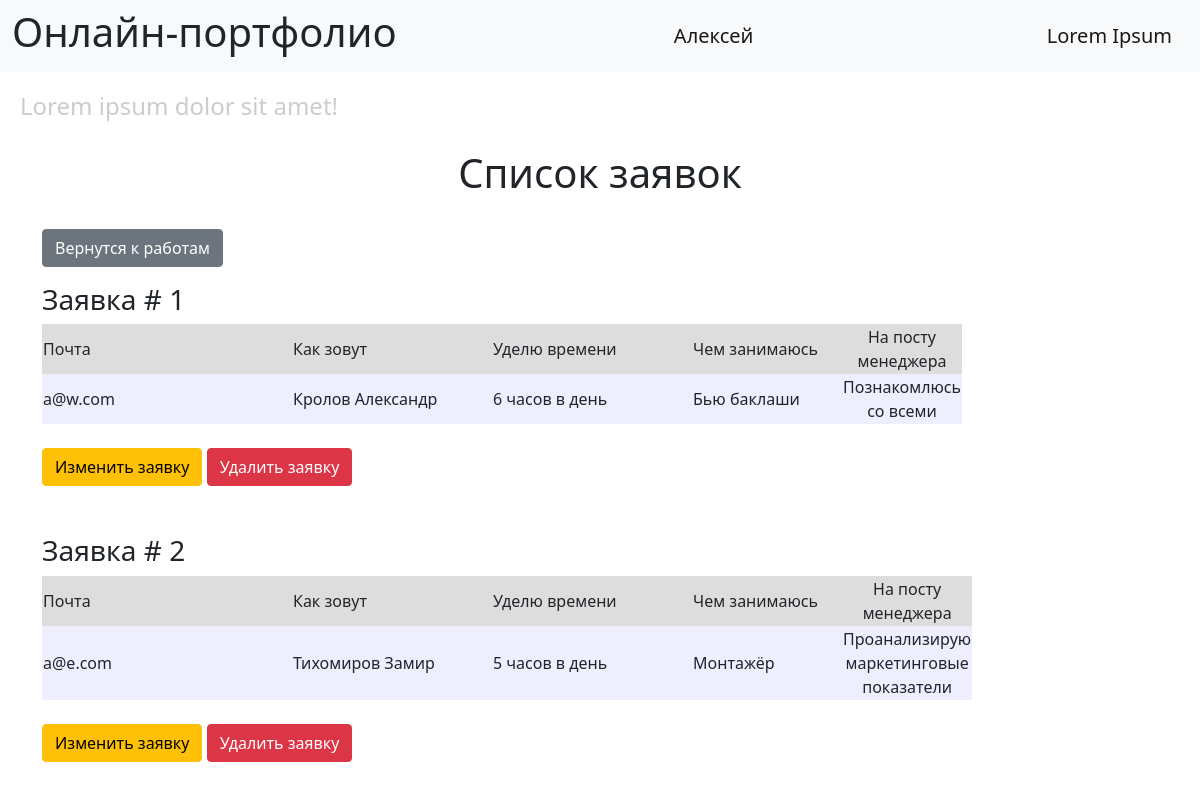
/applications (signed in), run on an earlier commit of the app's database.
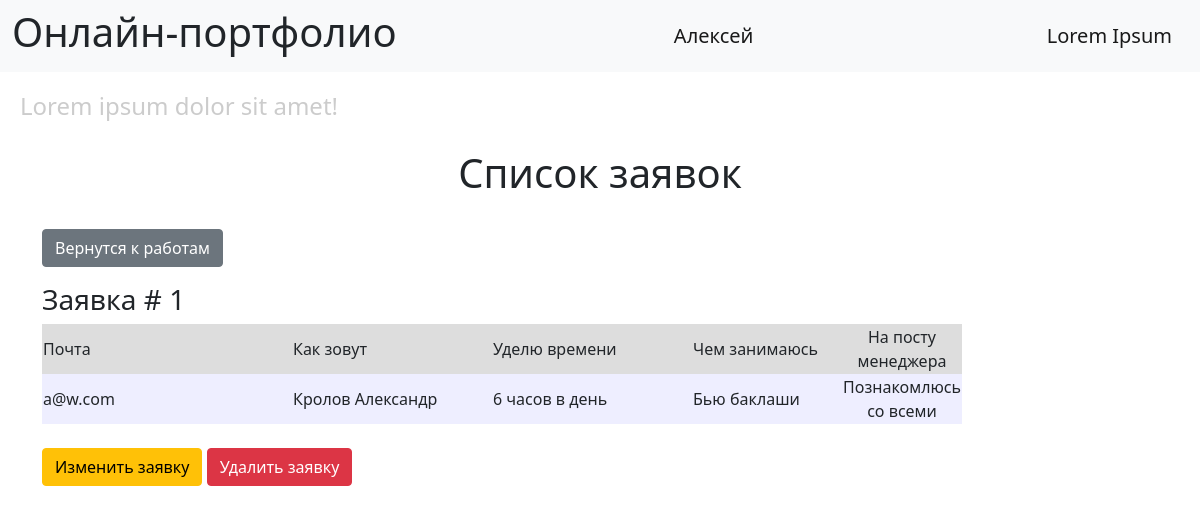
And on a later commit of the database.
### data/users.py (models this page shows, shortened)
class User(SqlAlchemyBase, UserMixin):
    __tablename__ = 'users'
    id = sa.Column(sa.Integer, primary_key=True, autoincrement=True)
    surname = sa.Column(sa.String)
    name = sa.Column(sa.String)
    age = sa.Column(sa.Integer)
    email = sa.Column(sa.String, unique=True)
    hashed_password = sa.Column(sa.String)
    is_admin = sa.Column(sa.Boolean)

### data/applications.py (models this page shows)
class Application(SqlAlchemyBase):
    __tablename__ = 'applications'
    id = sa.Column(sa.Integer, primary_key=True, autoincrement=True)
    user_id = sa.Column(sa.Integer, sa.ForeignKey('users.id'), unique=True)
    allocates_time = sa.Column(sa.String)
    what_doing = sa.Column(sa.String)
    self_actions = sa.Column(sa.String)

### main.py (the view)
@app.route("/applications")
def application_list():
    session = db_session.create_session()
    applications = session.query(Application).all()
    users = session.query(User).all()
    full_names = {user.id: f"{user.surname} {user.name}" for user in users}
    emails = {user.id: user.email for user in users}
    session.close()
    if current_user.is_admin:
        return render_template("applications.html",
                               applications=applications,
                               full_names=full_names,
                               emails=emails,
                               title='Список заявок')
    return redirect('/')

### data/db_session.py (called while the page is built)
def create_session() -> Session:
    global __factory
    return __factory()

### main.py (called while the page is built)
@login_manager.user_loader
def load_user(user_id):
    session = db_session.create_session()
    return session.get(User, user_id)

### templates/applications.html (shortened to what this page needs)
{% extends "base.html" %}
{% block content %}
<h1 align="center">Список заявок</h1>
{% if current_user.is_authenticated %}
    <br>
    <p align="justify">
    <a href="/" class="btn btn-secondary">Вернутся к работам</a>
{% endif %}
{% for application in applications %}
<h3>Заявка # {{ application.id }}</h3>
<div class="table_container">
    <table class="my_table">
        <tr class="my_row">
            <td class="title" width="250px" bgcolor="#dddddd">Почта</td>
            <td class="title" width="200px" bgcolor="#dddddd">Как зовут</td>
            <td class="title" width="200px" bgcolor="#dddddd">Уделю времени</td>
            <td class="title" width="150px" bgcolor="#dddddd">Чем занимаюсь</td>
            <td class="title" width="100px" bgcolor="#dddddd" align="center">На посту менеджера</td>
        </tr>
        <tr class="my_row">
            <td class="ordinary" bgcolor="#eeeeff">{{ emails[application.user_id] }}</td>
            <td class="ordinary" bgcolor="#eeeeff">{{ full_names[application.user_id] }}</td>
            <td class="ordinary" bgcolor="#eeeeff">{{ application.allocates_time }}</td>
            <td class="ordinary" bgcolor="#eeeeff">{{ application.what_doing }}</td>
            <td class="ordinary" bgcolor="#eeeeff" align="center">{{ application.self_actions }}</td>
        </tr>
    </table>
</div>
<br>
{% if current_user.is_authenticated and current_user.id == application.chief or current_user.id == 1  %}
<div>
    <a href="/edit-application/{{ application.id }}" class="btn btn-warning">Изменить заявку</a>
    <a href="/delete-application/{{ application.id }}" class="btn btn-danger">Удалить заявку</a>
</div>
<br><br>
{% endif %}
{% endfor %}
{% endblock %}

### templates/base.html (shortened to what this page needs)
<!doctype html>
<html lang="ru">
<head>
    <link href="https://cdn.jsdelivr.net/npm/bootstrap@5.1.3/dist/css/bootstrap.min.css"
          rel="stylesheet"
>
    <link rel="stylesheet" href="{{ url_for('static', filename='css/style.css') }}">
</head>
<body>
<header>
    <nav class="navbar navbar-light bg-light">
        <div class="container-fluid">
            <h1>Онлайн-портфолио</h1>
            {% if current_user.is_authenticated %}
                <a class="navbar-brand" href="/logout">{{ current_user.name }}</a>
            {% else %}
                <div>
                    <a class="btn btn-primary " href="/register">Зарегистрироваться</a>
                    <a class="btn btn-success" href="/login">Войти</a>
                </div>
            {% endif %}
            <a class="navbar-brand" href="/">Lorem Ipsum</a>
        </div>
    </nav>
    <h4>Lorem ipsum dolor sit amet!</h4>
</header>
<main role="main" class="container">
    {% block content %}{% endblock %}
</main>
</body>
</html>

### static/css/style.css (style rules this page uses)
h4 { color: #cccccc; padding: 20px; }

What changed in the data, as far as the page shows it:
removed Application: id "2", full_names "Тихомиров Замир", allocates_time "5 часов в день", what_doing "Монтажёр", self_actions "Проанализирую маркетинговые показатели"
no longer on this page (row unchanged): User: email "a@e.com"
